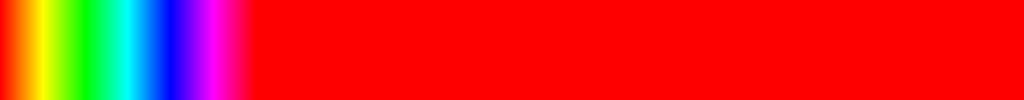
Frame 1 (no input)
Frame 60 (the mouse pressed at the canvas centre just before this capture): identical to frame 1, image omitted
Frame 120 (the mouse held since frame 60 and released just before this capture): identical to frame 1, image omitted

The Processing sketch that drew this single still picture (run headless with seeded random() and noise(); from frame 60 on, the mouse is pressed at the canvas centre):

// Processing sketch: color
// ── color.pde
void setup()
{
    size(1024, 100);
    colorMode(HSB,0xff);
}

void draw()
{
    int colorStep = 1;
    int ccolor = 0x0;
    loadPixels();


    for (int x = 0; x < 1024; ++x)
    {
        for (int y = 0; y < 100; ++y)
        {
        	pixels[x+y*1024] = color(ccolor,0xff,0xff);
        }
       	ccolor+=colorStep;

    }
    updatePixels();
}
